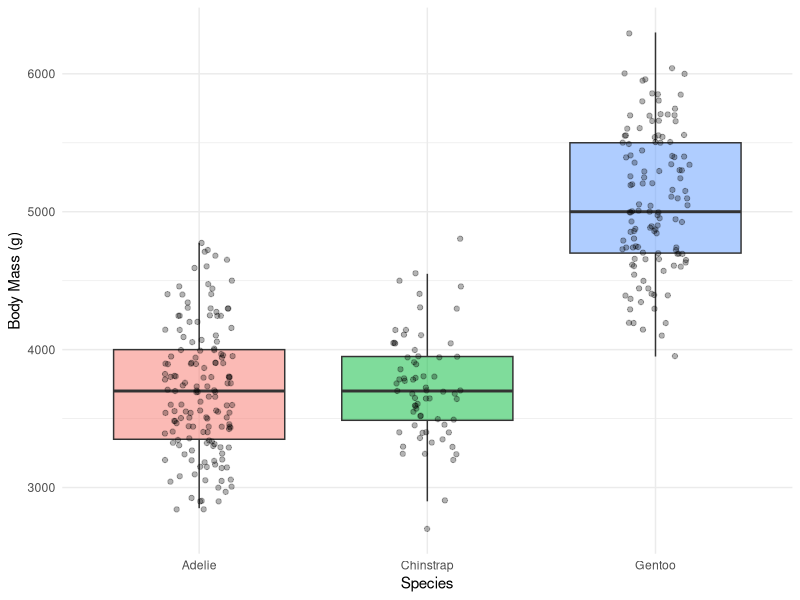
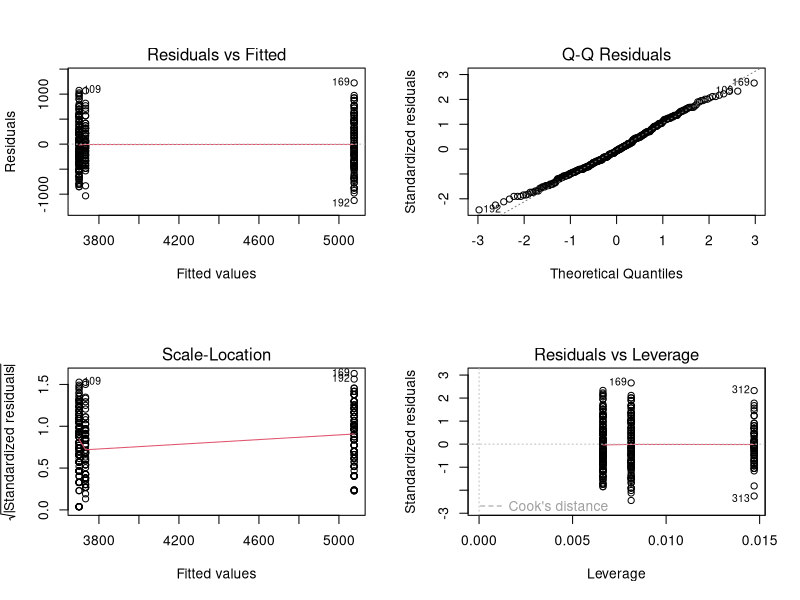

Write R code to recreate these figures, in order.
## ---- chunk 1
#| echo: false
knitr::opts_chunk$set(echo = TRUE, warning = FALSE, message = FALSE)
## ---- chunk 2
# Load packages at the top — always -------------------
library(tidyverse)      # wrangling + ggplot2
library(palmerpenguins) # the penguins data
library(car)            # Levene's test, Anova()
library(emmeans)        # post-hoc pairwise tests
## ---- chunk 3
# Drop rows missing mass or species -------------------
penguins_df <- penguins %>%
  drop_na(body_mass_g, species)

penguins_df %>% count(species)
## ---- chunk 4
#| fig-format: png
#| fig-alt: "Boxplot of penguin body mass in grams by species (Adelie, Chinstrap, Gentoo) with jittered individual points overlaid, showing Gentoo penguins noticeably heavier than the other two species."
mass_box_plot <- penguins_df %>%
  ggplot(aes(x = species, y = body_mass_g, fill = species)) +
  geom_boxplot(alpha = 0.5, outlier.shape = NA) +
  geom_point(
    position = position_jitter(width = 0.15, seed = 42),
    alpha = 0.3, size = 1.5
  ) +
  labs(x = "Species", y = "Body Mass (g)") +
  theme_minimal() +
  theme(legend.position = "none")

mass_box_plot
## ---- chunk 5
# ANOVA is a linear model with a categorical X ---------
mass_model <- lm(body_mass_g ~ species, data = penguins_df)
## ---- chunk 6
#| fig-format: png
#| fig-width: 6
#| fig-height: 6
#| fig-alt: "Four base R diagnostic plots for the body mass by species linear model, arranged in a two by two grid: residuals versus fitted values, a normal Q-Q plot of the residuals, a scale-location plot, and a residuals versus leverage plot."
# Same plot(model) diagnostics as Lecture 11's regression
par(mfrow = c(2, 2))
plot(mass_model)
## ---- chunk 7
shapiro.test(residuals(mass_model))
## ---- chunk 8
# Levene's test — H0: all groups have equal variance --
leveneTest(body_mass_g ~ species, data = penguins_df)
